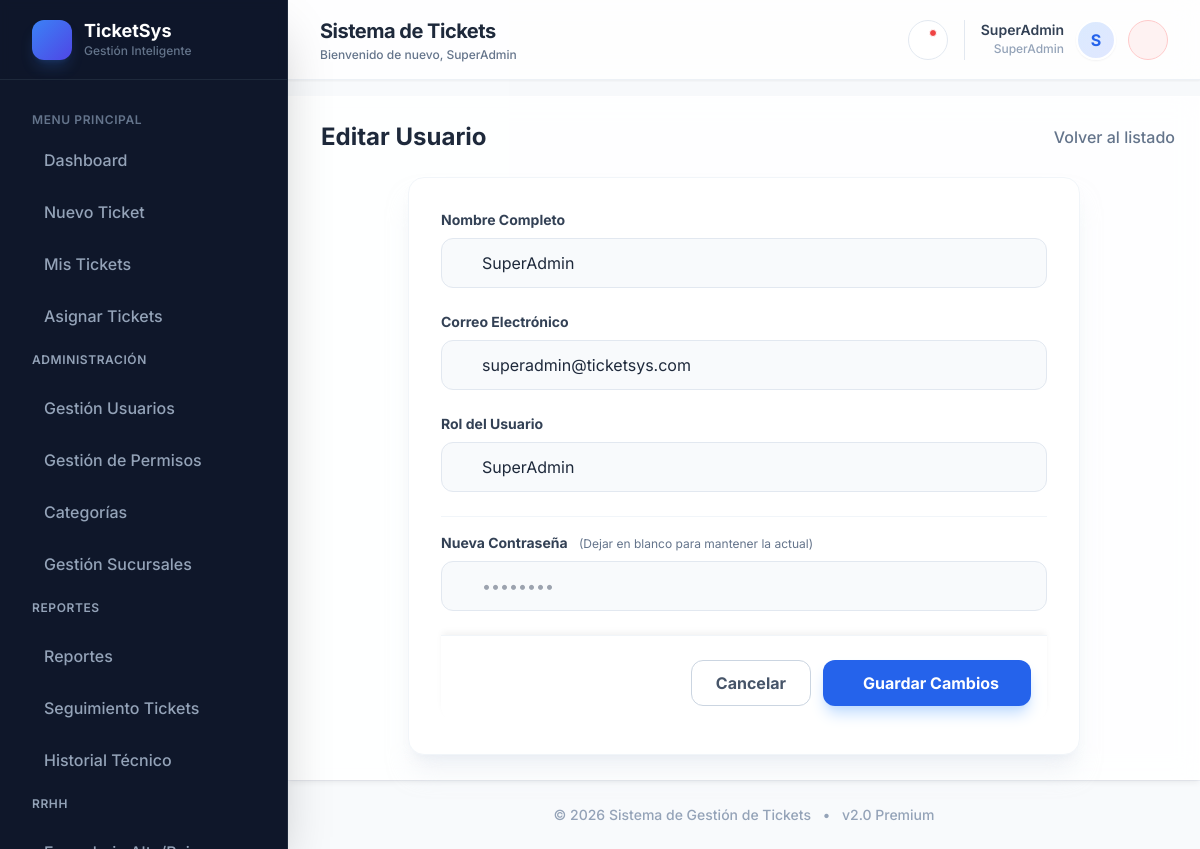
Screenshot of /index.php?view=editar_usuario&id=1 (signed in) with the database file from the repository.
### tables this page shows
CREATE TABLE `usuarios` (
  `id` int(11) NOT NULL AUTO_INCREMENT,
  `nombre_completo` varchar(100) NOT NULL,
  `email` varchar(100) NOT NULL,
  `password` varchar(255) NOT NULL COMMENT 'Hash de la contraseña',
  `rol_id` int(11) NOT NULL,
  `empresa_id` int(11) DEFAULT NULL,
  `sucursal_id` int(11) DEFAULT NULL,
  `fecha_creacion` timestamp NOT NULL DEFAULT current_timestamp(),
  `notifs_email` tinyint(1) DEFAULT 0,
  `notifs_sonido` tinyint(1) DEFAULT 1,
  `empresa_asignada` enum('mastertec','suministros','centro') DEFAULT NULL COMMENT 'Empresa asignada para usuarios RRHH',
  PRIMARY KEY (`id`),
  UNIQUE KEY `email` (`email`),
  KEY `fk_usuario_rol` (`rol_id`),
  KEY `fk_usuario_empresa` (`empresa_id`),
  KEY `fk_usuario_sucursal` (`sucursal_id`),
  CONSTRAINT `fk_usuario_empresa` FOREIGN KEY (`empresa_id`) REFERENCES `empresas` (`id`) ON DELETE SET NULL,
  CONSTRAINT `fk_usuario_rol` FOREIGN KEY (`rol_id`) REFERENCES `roles` (`id`) ON UPDATE CASCADE,
  CONSTRAINT `fk_usuario_sucursal` FOREIGN KEY (`sucursal_id`) REFERENCES `sucursales` (`id`) ON DELETE SET NULL
);

CREATE TABLE `roles` (
  `id` int(11) NOT NULL AUTO_INCREMENT,
  `nombre` varchar(50) NOT NULL COMMENT 'Nombre del rol (SuperAdmin, Admin, Tecnico, Gerencia, RRHH, Usuario)',
  `descripcion` text DEFAULT NULL COMMENT 'Descripción de los permisos del rol',
  PRIMARY KEY (`id`)
);

### seccion_editar_usuario.php (the view, shortened to what this page needs)
<?php
$usuario_editar = null;
if (isset($_GET['id'])) {
    try {
        $stmt = $pdo->prepare("SELECT * FROM usuarios WHERE id = ?");
        $stmt->execute([$_GET['id']]);
        $usuario_editar = $stmt->fetch();
    } catch (PDOException $e) {
        $usuario_editar = null;
    }
}
?>
<div class="p-6 flex-1 glass">
    <div class="flex justify-between items-center mb-6">
        <h2 class="text-2xl font-bold text-slate-800 flex items-center gap-2">
            <i class="ri-user-settings-line text-blue-600"></i> Editar Usuario
        </h2>
        <a href="index.php?view=usuarios"
            class="text-slate-500 hover:text-slate-700 font-medium flex items-center gap-1">
            <i class="ri-arrow-left-line"></i> Volver al listado
        </a>
    </div>
    <div class="max-w-2xl mx-auto">
        <div class="bg-white rounded-2xl shadow-xl shadow-slate-200/50 border border-slate-100 p-8">
            <form method="POST" action="index.php">
                <div class="space-y-6">
                    <div>
                        <label class="block text-sm font-bold text-slate-700 mb-2">Nombre Completo</label>
                        <div class="relative">
                            <input type="text" name="nombre_usuario" required
                                value="<?php echo htmlspecialchars($usuario_editar['nombre_completo']); ?>"
                                class="w-full pl-10 pr-4 py-3 rounded-xl border border-slate-200 focus:border-blue-500 focus:ring-2 focus:ring-blue-200 outline-none transition-all bg-slate-50 focus:bg-white">
                        </div>
                    </div>
                    <div>
                        <label class="block text-sm font-bold text-slate-700 mb-2">Correo Electrónico</label>
                        <div class="relative">
                            <input type="email" name="email" required
                                value="<?php echo htmlspecialchars($usuario_editar['email']); ?>"
                                class="w-full pl-10 pr-4 py-3 rounded-xl border border-slate-200 focus:border-blue-500 focus:ring-2 focus:ring-blue-200 outline-none transition-all bg-slate-50 focus:bg-white">
                        </div>
                    </div>
                    <div>
                        <label class="block text-sm font-bold text-slate-700 mb-2">Rol del Usuario</label>
                        <div class="relative">
                            <select name="rol" required
                                class="w-full pl-10 pr-4 py-3 rounded-xl border border-slate-200 focus:border-blue-500 focus:ring-2 focus:ring-blue-200 outline-none transition-all bg-slate-50 focus:bg-white appearance-none cursor-pointer">
                                <?php foreach ($roles as $rol): ?>
                                    <option value="<?php echo $rol['id']; ?>" <?php echo ($usuario_editar['rol_id'] == $rol['id']) ? 'selected' : ''; ?>>
                                        <?php echo htmlspecialchars($rol['nombre']); ?>
                                    </option>
                                <?php endforeach; ?>
                            </select>
                        </div>
                    </div>
                    <div class="pt-4 border-t border-slate-100">
                        <label class="block text-sm font-bold text-slate-700 mb-2">
                            Nueva Contraseña
                            <span class="text-xs font-normal text-slate-500 ml-2">(Dejar en blanco para mantener la
                                actual)</span>
                        </label>
                        <div class="relative">
                            <input type="password" name="password" placeholder="••••••••"
                                class="w-full pl-10 pr-4 py-3 rounded-xl border border-slate-200 focus:border-blue-500 focus:ring-2 focus:ring-blue-200 outline-none transition-all bg-slate-50 focus:bg-white">
                        </div>
                    </div>
                </div>
                <div
                    class="flex justify-end gap-3 pt-6 border-t border-slate-100 mt-6 bg-white sticky bottom-0 p-4 shadow-[0_-4px_6px_-1px_rgba(0,0,0,0.05)] rounded-b-2xl z-10">
                    <a href="index.php?view=usuarios"
                        class="px-6 py-2.5 rounded-xl border border-slate-300 text-slate-600 font-bold hover:bg-slate-50 transition-colors">
                        Cancelar
                    </a>
                    <button type="submit"
                        class="px-8 py-2.5 rounded-xl bg-blue-600 text-white font-bold hover:bg-blue-700 shadow-lg shadow-blue-200 transition-all transform hover:-translate-y-0.5 flex items-center gap-2">
                        <i class="ri-save-line"></i> Guardar Cambios
                    </button>
                </div>
            </form>
        </div>
    </div>
</div>

### contenedor_0_base.php (style rules this page uses)
body { font-family: 'Inter', sans-serif; background: #f8fafc; background-image: radial-gradient(at 0% 0%, hsla(253, 16%, 7%, 0) 0, transparent 50%), radial-gradient(at 50% 0%, hsla(225, 39%, 30%, 0) 0, transparent 50%), radial-gradient(at 100% 0%, hsla(339, 49%, 30%, 0) 0, transparent 50%); background-attachment: fixed; }
.glass { background: rgba(255, 255, 255, 0.85); backdrop-filter: blur(12px); -webkit-backdrop-filter: blur(12px); border: 1px solid rgba(255, 255, 255, 0.5); box-shadow: 0 4px 6px -1px rgba(0, 0, 0, 0.05), 0 2px 4px -1px rgba(0, 0, 0, 0.03); }

### rows the page displays
usuarios: nombre_usuario "SuperAdmin", email "superadmin@ticketsys.com", rol "SuperAdmin"

### other values shown
$titles[$view] "Sistema de Tickets"
$nombre_usuario "SuperAdmin"
$rol_usuario "SuperAdmin"
substr($nombre_usuario, 0, 1) "S"
$enlace['label'] "Dashboard"
$enlace['label'] "Nuevo Ticket"
$enlace['label'] "Mis Tickets"
$enlace['label'] "Asignar Tickets"
$grupo "ADMINISTRACIÓN"
$enlace['label'] "Gestión Usuarios"
$enlace['label'] "Gestión de Permisos"
$enlace['label'] "Categorías"
$enlace['label'] "Gestión Sucursales"
$grupo "REPORTES"
$enlace['label'] "Reportes"
